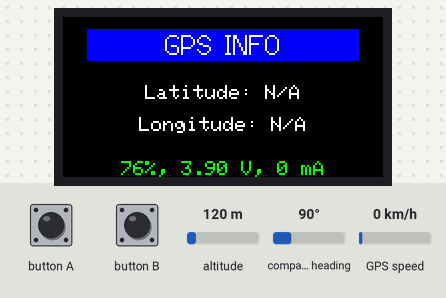
Recording of a sketch running on a simulated ESP32. Parts: 160×80 colour display. The inputs (shaded band) are chosen by the test bench; at power-on: altitude 120 m, compass heading 90°, GPS speed 0 km/h. The GPS gets a fix after 3 s at 37.7749, -122.4194 with 8 satellites; what the sketch prints to the serial monitor is not drawn.

Above: at 1.3 s.
1.4 s: button A pressed for 0.15 s
At 2.4 s:
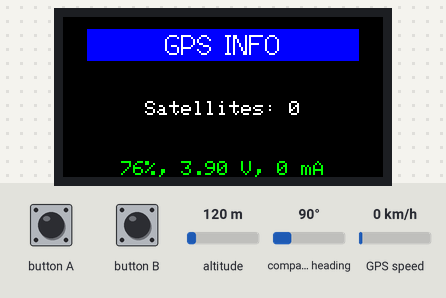
4.9 s: button A pressed for 3.2 s
At 5.8 s:
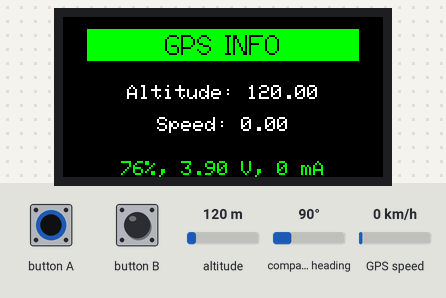
9.6 s: button A pressed for 1 s
At 11.2 s:
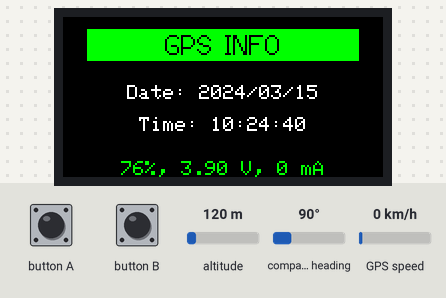
14.7 s: button A pressed for 3.2 s
At 15.4 s:
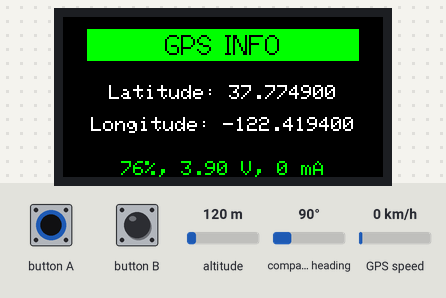
Timing chart, 0 to 17.7 s (numbered marks = the images above; inputs shaded):
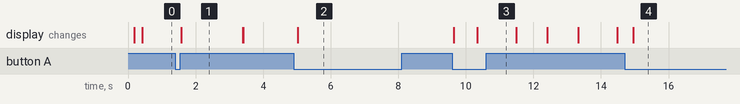

Measured:
- after the input at 1.4 s, the display: changes after 0.17 s (image 1)
- after the input at 4.9 s, the display: changes after 0.13 s (image 2)
- after the input at 9.6 s, the display: first changes at once (image 3 shows a later state)
- after the input at 14.7 s, the display: changes after 0.25 s (image 4)
- what the display in image 1 shows lasts 1.8 s, from 1.6 s to 3.4 s

The sketch:

GPS.ino
```cpp
/*
 * Require library:
 *
 * TinyGPSPlus
 * https://github.com/mikalhart/TinyGPSPlus
 *
 */

#include <M5StickC.h>
#include <TinyGPS++.h>

// DEFINE: BATTERY
#define BATTERY_MAX_V                 410
#define BATTERY_MIN_V                 320
#define BATTERY_STATUS_ONBATTERY      1
#define BATTERY_STATUS_CHARGING       2
#define BATTERY_STATUS_FULL           3
#define BATTERY_STATUS_FAILED         0
#define BATTERY_UPDATE_INTERVAL_MSEC  3000

// DEFINE: SCREEN
#define STATUS_UPDATE_INTERVAL_MSEC   200
#define SCREEN_WIDTH                  160
#define SCREEN_HEIGHT                 80
#define SCREEN_TITLE_TEXT_H_GAP       6
#define SCREEN_TITLE_TEXT_W_GAP       12
#define SCREEN_TITLE_TEXT_WIDTH       (SCREEN_WIDTH - 2 * SCREEN_TITLE_TEXT_W_GAP)
#define SCREEN_TITLE_TEXT_HEIGHT      16
#define SCREEN_INFO_TEXT_WIDTH        SCREEN_WIDTH
#define SCREEN_INFO_TEXT_HEIGHT       40
#define SCREEN_INFO_TEXT_1_OF_2       12
#define SCREEN_INFO_TEXT_2_OF_2       28
#define SCREEN_INFO_TEXT_ONLY_1       20
#define SCREEN_BATTERY_TEXT_WIDTH     SCREEN_WIDTH
#define SCREEN_BATTERY_TEXT_HEIGHT    8

#define SCREEN_SHOW_MODE_LOCATION     0
#define SCREEN_SHOW_MODE_SATELITES    1
#define SCREEN_SHOW_MODE_ALT_N_SPD    2
#define SCREEN_SHOW_MODE_DATE_N_TIME  3

// VAR: SCREEN
int screen_Bright = 9;
uint32_t targetUpdateStatusTime = 0;
uint32_t targetUpdateBatteryTime = 0;

TFT_eSprite titleArea = TFT_eSprite(&M5.Lcd);
TFT_eSprite infoArea = TFT_eSprite(&M5.Lcd);
TFT_eSprite batteryArea = TFT_eSprite(&M5.Lcd);

// VAR: BASE
int battery_Status = BATTERY_STATUS_FAILED;
int battery_Status_last = BATTERY_STATUS_FAILED;
int battery_Percent = 0;
int battery_Percent_last = 0;
String battery_Text = String();

// VAR: GPS
HardwareSerial gpsSerial(2);
TinyGPSPlus gpsObject;
int showMode = SCREEN_SHOW_MODE_LOCATION;

void setup() {
  M5.begin();

  // init GPS
  gpsSerial.begin(9600, SERIAL_8N1, 33, 32);

  // init screen
  M5.Axp.ScreenBreath(screen_Bright);
  M5.Lcd.setRotation(1);
  M5.Lcd.fillScreen(TFT_BLACK);

  titleArea.createSprite(SCREEN_TITLE_TEXT_WIDTH, SCREEN_TITLE_TEXT_HEIGHT);
  batteryArea.createSprite(SCREEN_BATTERY_TEXT_WIDTH, SCREEN_BATTERY_TEXT_HEIGHT);
  infoArea.createSprite(SCREEN_INFO_TEXT_WIDTH, SCREEN_INFO_TEXT_HEIGHT);

  DrawStatus();

  Serial.println("Init done.");
  Serial.flush();
}

void loop() {
  M5.update();

  UpdateBatteryStatus();
  UpdateGPSStatus();

  DrawStatus();

  if(M5.Axp.GetBtnPress() == 0x02) {
    Serial.println("BtnPWR.wasPressed");
  }

  if (M5.BtnA.wasPressed()) {
    Serial.println("BtnA.wasPressed");

    showMode += 1;
    if (showMode > SCREEN_SHOW_MODE_DATE_N_TIME) {
      showMode = SCREEN_SHOW_MODE_LOCATION;
    }
  }

  if (M5.BtnB.wasPressed()) {
    Serial.println("BtnB.wasPressed");
  }

  if (M5.BtnA.pressedFor(1000)) {
    Serial.println("BtnA.pressedFor(1000)");
  }

  if (M5.BtnB.pressedFor(1000)) {
    Serial.println("BtnB.pressedFor(1000)");
  }
}

void UpdateGPSStatus(){
  if(Serial.available()) {
    int ch = Serial.read();
    gpsSerial.write(ch);
  }

  if(gpsSerial.available()) {
    char c = gpsSerial.read();
    gpsObject.encode(c);
    Serial.write(c);
  }
}

void DrawStatus() {
  if (targetUpdateStatusTime >= millis()){
    return;
  }

  // Title
  if (gpsObject.satellites.isValid() && gpsObject.satellites.value() > 0) {
    titleArea.fillSprite(TFT_GREEN);
    titleArea.setTextColor(TFT_BLACK);
  } else {
    titleArea.fillSprite(TFT_BLUE);
    titleArea.setTextColor(TFT_WHITE);
  }
  titleArea.drawCentreString("GPS INFO", SCREEN_TITLE_TEXT_WIDTH / 2, 0, 2);
  titleArea.pushSprite(SCREEN_TITLE_TEXT_W_GAP, SCREEN_TITLE_TEXT_H_GAP);

  // Info
  infoArea.fillSprite(TFT_BLACK);
  infoArea.setTextColor(TFT_WHITE);
  String textToShow = String();
  if (showMode == SCREEN_SHOW_MODE_LOCATION){
    if (gpsObject.location.isValid()){
      infoArea.drawCentreString("Latitude: " + String(gpsObject.location.lat(), 6), SCREEN_INFO_TEXT_WIDTH / 2, SCREEN_INFO_TEXT_1_OF_2, 1);
      infoArea.drawCentreString("Longitude: " + String(gpsObject.location.lng(), 6), SCREEN_INFO_TEXT_WIDTH / 2, SCREEN_INFO_TEXT_2_OF_2, 1);
    } else {
      infoArea.drawCentreString("Latitude: N/A", SCREEN_INFO_TEXT_WIDTH / 2, SCREEN_INFO_TEXT_1_OF_2, 1);
      infoArea.drawCentreString("Longitude: N/A", SCREEN_INFO_TEXT_WIDTH / 2, SCREEN_INFO_TEXT_2_OF_2, 1);
    }
  } else if (showMode == SCREEN_SHOW_MODE_SATELITES){
    if (gpsObject.satellites.isValid()){
      infoArea.drawCentreString("Satellites: " + String(gpsObject.satellites.value()), SCREEN_INFO_TEXT_WIDTH / 2, SCREEN_INFO_TEXT_ONLY_1, 1);
    } else {
      infoArea.drawCentreString("Satellites: N/A", SCREEN_INFO_TEXT_WIDTH / 2, SCREEN_INFO_TEXT_ONLY_1, 1);
    }
  } else if (showMode == SCREEN_SHOW_MODE_ALT_N_SPD){
    if (gpsObject.altitude.isValid()){
      infoArea.drawCentreString("Altitude: " + String(gpsObject.altitude.meters()), SCREEN_INFO_TEXT_WIDTH / 2, SCREEN_INFO_TEXT_1_OF_2, 1);
    } else {
      infoArea.drawCentreString("Aatitude: N/A", SCREEN_INFO_TEXT_WIDTH / 2, SCREEN_INFO_TEXT_1_OF_2, 1);
    }

    if (gpsObject.speed.isValid()){
      infoArea.drawCentreString("Speed: " + String(gpsObject.speed.kmph()), SCREEN_INFO_TEXT_WIDTH / 2, SCREEN_INFO_TEXT_2_OF_2, 1);
    } else {
      infoArea.drawCentreString("Speed: N/A", SCREEN_INFO_TEXT_WIDTH / 2, SCREEN_INFO_TEXT_2_OF_2, 1);
    }
  } else if (showMode == SCREEN_SHOW_MODE_DATE_N_TIME){
    if (gpsObject.date.isValid()){
      char gpsDate[32];
      sprintf(gpsDate, "%04d/%02d/%02d", gpsObject.date.year(), gpsObject.date.month(), gpsObject.date.day());
      infoArea.drawCentreString("Date: " + String(gpsDate), SCREEN_INFO_TEXT_WIDTH / 2, SCREEN_INFO_TEXT_1_OF_2, 1);
    } else {
      infoArea.drawCentreString("Date: N/A", SCREEN_INFO_TEXT_WIDTH / 2, SCREEN_INFO_TEXT_1_OF_2, 1);
    }

    if (gpsObject.time.isValid()){
      char gpsTime[32];
      sprintf(gpsTime, "%02d:%02d:%02d", gpsObject.time.hour(), gpsObject.time.minute(), gpsObject.time.second());
      infoArea.drawCentreString("Time: " + String(gpsTime), SCREEN_INFO_TEXT_WIDTH / 2, SCREEN_INFO_TEXT_2_OF_2, 1);
    } else {
      infoArea.drawCentreString("Time: N/A", SCREEN_INFO_TEXT_WIDTH / 2, SCREEN_INFO_TEXT_2_OF_2, 1);
    }
  } else {
    //
  }
  infoArea.pushSprite(0, SCREEN_TITLE_TEXT_H_GAP + SCREEN_TITLE_TEXT_HEIGHT);

  // Battery
  batteryArea.fillSprite(TFT_BLACK);
  batteryArea.setTextDatum(MC_DATUM);
  if (battery_Status == BATTERY_STATUS_CHARGING ||
      battery_Status == BATTERY_STATUS_FULL ) {
    batteryArea.setTextColor(TFT_GREEN);
  } else if (battery_Status == BATTERY_STATUS_ONBATTERY) {
    if (M5.Axp.GetWarningLeve() == 0){
      batteryArea.setTextColor(TFT_YELLOW);
    } else {
      batteryArea.setTextColor(TFT_RED);
    }
  } else {
    batteryArea.setTextColor(TFT_RED);
  }
  batteryArea.drawCentreString(battery_Text.c_str(), SCREEN_BATTERY_TEXT_WIDTH / 2, 0, 1);
  batteryArea.pushSprite(0, SCREEN_HEIGHT - SCREEN_BATTERY_TEXT_HEIGHT);

  targetUpdateStatusTime = millis() + STATUS_UPDATE_INTERVAL_MSEC;
}

void UpdateBatteryStatus() {
  if (targetUpdateBatteryTime >= millis()){
    return;
  }

  double battV = M5.Axp.GetVbatData() * 1.1 / 1000;
  double chargeI = M5.Axp.GetIchargeData() / 2;
  double dischargeI = M5.Axp.GetIdischargeData() / 2;

  int battV_formatted = battV * 100;
  if (battV_formatted > BATTERY_MAX_V) {
    battV_formatted = BATTERY_MAX_V;
  } else if (battV_formatted < BATTERY_MIN_V) {
    battV_formatted = BATTERY_MIN_V;
  }

  battery_Percent = map(battV_formatted, BATTERY_MIN_V, BATTERY_MAX_V, 0, 100);

  battery_Text = String(battery_Percent) + "%, ";
  if (chargeI > 0 && dischargeI == 0){
    battery_Status = BATTERY_STATUS_CHARGING;
    battery_Text += String(battV, 2) + " V, +" + String(chargeI, 0) + " mA";
  } else if (chargeI == 0 && dischargeI == 0) {
    battery_Status = BATTERY_STATUS_FULL;
    battery_Text += String(battV, 2) + " V, 0 mA";
  } else if (chargeI == 0 && dischargeI > 0) {
    battery_Status = BATTERY_STATUS_ONBATTERY;
    battery_Text += String(battV, 2) + " V, -" + String(dischargeI, 0) + " mA";
  } else {
    battery_Status = BATTERY_STATUS_FAILED;
    battery_Text = "NO BATTERY";
  }

  // Send Battery NOTIFY
  if (battery_Status != battery_Status_last || battery_Percent != battery_Percent_last)
  {
    battery_Status_last = battery_Status;
    battery_Percent_last = battery_Percent;
  }

  targetUpdateBatteryTime = millis() + BATTERY_UPDATE_INTERVAL_MSEC;
}
```
